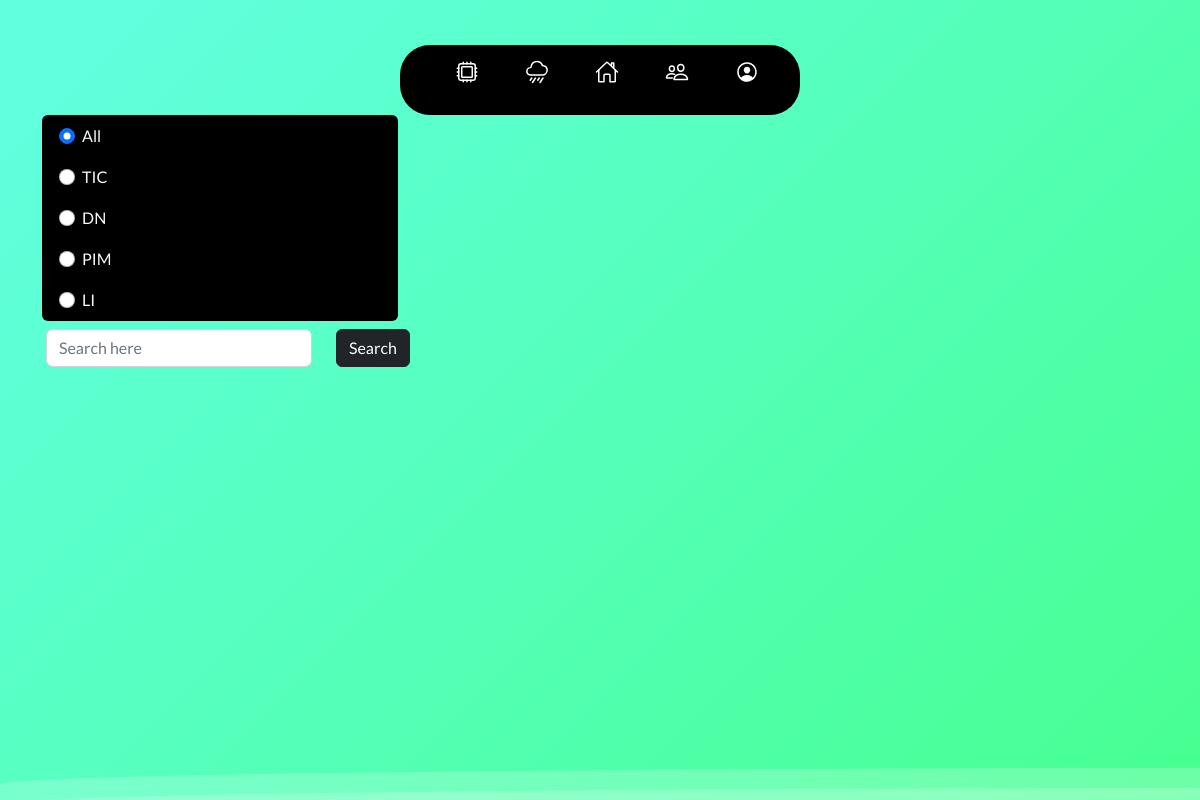
Before: /Pages/home.php (signed in) with the older database file.
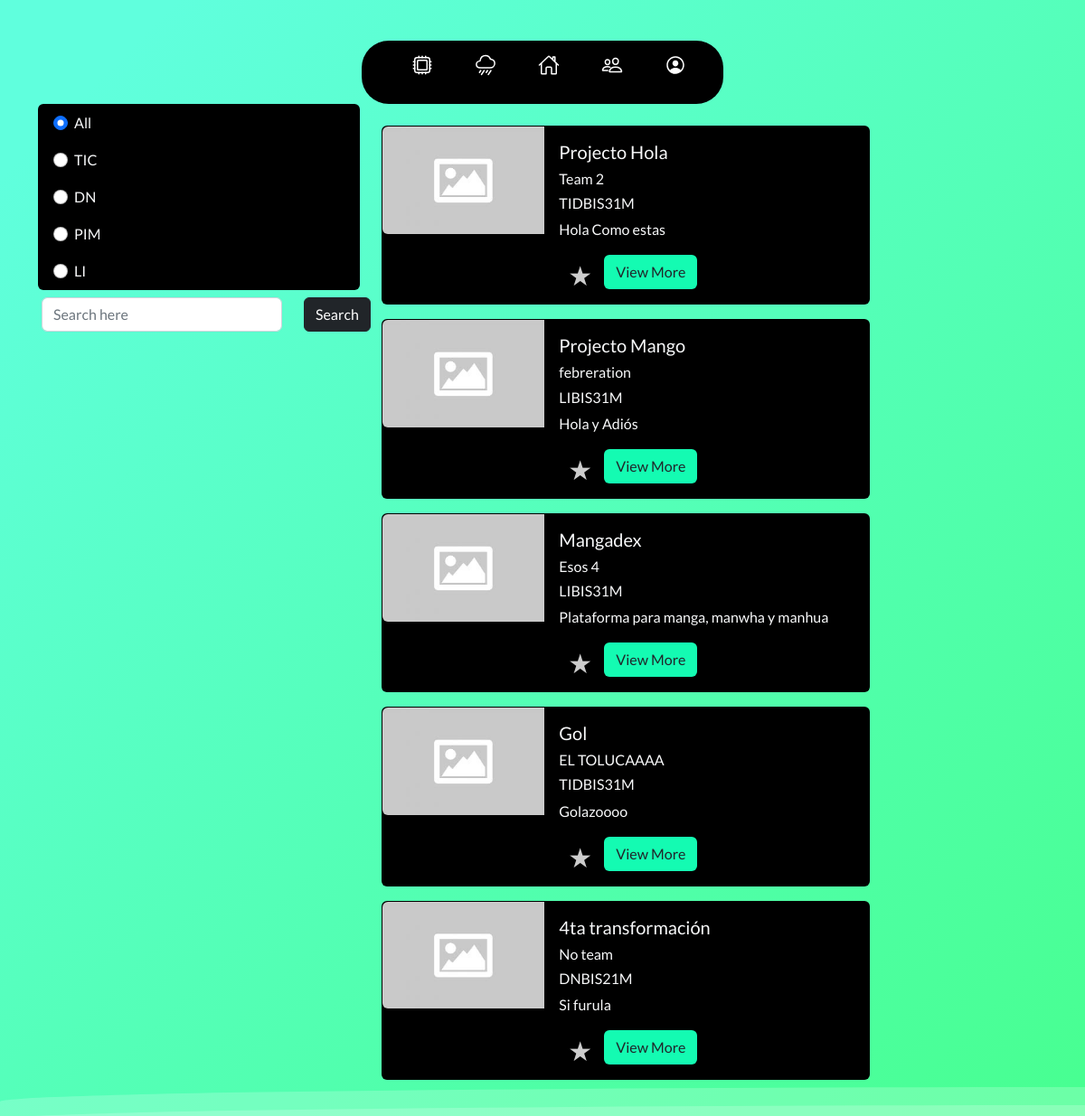
After: the same page with the newer database file.
### tables this page shows
CREATE TABLE `project` (
  `id_project` int(11) NOT NULL,
  `project_name` varchar(100) NOT NULL,
  `Description` text NOT NULL,
  `Logotipos` blob NOT NULL,
  `id_Team` int(11) NOT NULL,
  `id_group` int(11) DEFAULT NULL,
  `Score` varchar(50) NOT NULL,
  `num_score` int(11) NOT NULL,
  `stars` int(11) NOT NULL,
  `Created_at` date NOT NULL,
  `Updated_at` date NOT NULL
);

CREATE TABLE `team` (
  `id_Team` int(11) NOT NULL,
  `name_team` varchar(100) DEFAULT NULL,
  `description_team` varchar(255) DEFAULT NULL,
  `id_project` int(11) DEFAULT NULL,
  `id_Career` int(11) NOT NULL,
  `logo` varchar(255) DEFAULT NULL,
  `code_` int(11) DEFAULT NULL,
  `created_at` date DEFAULT NULL,
  `updated_at` datetime DEFAULT NULL
);

CREATE TABLE `groups` (
  `id_group` int(11) NOT NULL,
  `group_name` varchar(20) NOT NULL,
  `id_career` int(11) NOT NULL,
  `created_at` timestamp NOT NULL DEFAULT current_timestamp() ON UPDATE current_timestamp(),
  `updated_at` datetime NOT NULL
);

### Pages/home.php (the view, shortened to what this page needs)
<?php
if (isset($_SESSION['email'])) {
 ?>
<!DOCTYPE html>
<html lang="en">
<head>
    <link href="https://cdn.jsdelivr.net/npm/bootstrap@5.2.2/dist/css/bootstrap.min.css" rel="stylesheet">
    <link rel="stylesheet" href="../Styles/navbar.css">
    <link rel="stylesheet" href="../Styles/items.css">
    <link rel="stylesheet" href="../Styles/home.css">
</head>
<body>
    <div class="container-sm text-center sticky-top">
        <div class="row">
          <div class="col-12">
            <div class="notch-container">
                <div class="notch">
                    <ul>
                        <li class="notch-list">
                            <a href="../Pages/myproject.php">
                                <span class="notch-icon notch-myproject"><ion-icon name="hardware-chip-outline"></ion-icon></span>
                            </a>
                        </li>
                        <li class="notch-list">
                            <a href="../Pages/ideas.php">
                                <span class="notch-icon notch-ideas"><ion-icon name="rainy-outline"></ion-icon></ion-icon></span>
                            </a>
                        </li>
                        <li class="notch-list">
                            <a href="../Pages/home.php">
                                <span class="notch-icon notch-home"><ion-icon name="home-outline"></ion-icon></span>
                            </a>
                        </li>
                        <li class="notch-list">
                            <a href="../Pages/myteam_join.php">
                                <span class="notch-icon notch-myteam"><ion-icon name="people-outline"></ion-icon></span>
                            </a>
                        </li>
                        <li class="notch-list">
                            <a href="../Pages/myuser.php">
                                <span class="notch-icon notch-myuser"><ion-icon name="person-circle-outline"></ion-icon></span>
                            </a>
                        </li>
                    </ul>
                </div>
            </div>
          </div>
        </div>
      </div>
      <div class="container">
        <div class="row">
          <div class="col-4 ">
            <ul class="list-group ">
                <li class="list-group-item bg-black text-light">
                  <input class="form-check-input me-1" type="radio" name="listGroupRadio" value="" id="all-radio" checked>
                  <label class="form-check-label stretched-link" for="all-radio">All</label>
                </li>
                <li class="list-group-item bg-black text-light">
                  <input class="form-check-input me-1" type="radio" name="listGroupRadio" value="" id="tic-radio">
                  <label class="form-check-label stretched-link" for="tic-radio">TIC</label>
                </li>
                <li class="list-group-item bg-black text-light">
                  <input class="form-check-input me-1" type="radio" name="listGroupRadio" value="" id="dn-radio">
                  <label class="form-check-label stretched-link" for="dn-radio">DN</label>
                </li>
                <li class="list-group-item bg-black text-light">
                    <input class="form-check-input me-1" type="radio" name="listGroupRadio" value="" id="pim-radio">
                    <label class="form-check-label stretched-link" for="pim-radio">PIM</label>
                  </li>
                  <li class="list-group-item bg-black text-light">
                    <input class="form-check-input me-1" type="radio" name="listGroupRadio" value="" id="li-radio">
                    <label class="form-check-label stretched-link" for="li-radio">LI</label>
                  </li>
              </ul>
              <br>
              <div class="d-grid gap-2  mx-auto">
              <form action="../back-end/filter.php" method="POST" class="row g-3">
                <div class="row">
                    <div class="col-10">
                      <input type="text" class="form-control" name="prior-keyword" id="prior-keyword" placeholder="Search here">
                    </div>
                  <div class="col-2">
                      <button type="submit" class="btn btn-dark mb-3">Search</button>
                  </div>
              </div>
              </form>
              </div>
          </div>
          <div class="col-8">
            <?php
            include('../back-end/PDO.php');
            $query_show_all_project="SELECT project.project_name,
            project.Description,
            project.Logotipos,
            team.name_team,
            groups.group_name
            FROM project
            JOIN team
            ON project.id_Team=team.id_Team
            JOIN groups
            ON groups.id_group=project.id_group;";
            $query_show_all_project_ex=$conn->query($query_show_all_project);
            $query_show_all_project_ex->setFetchMode(PDO::FETCH_ASSOC);
            ?>
            <br>
            <?php
                    while ($row = $query_show_all_project_ex->fetch()):?>
              <div class="card mb-3 bg-black text-light" style="max-width: 540px;">
                <div class="row g-0">
                  <div class="col-md-4">
                    <img src="../images/not-found.jpg" class="img-fluid rounded-start" alt="...">
                  </div>
                  <div class="col-md-8">
                    <div class="card-body">
                      <h5 class="card-title" name="project-card-title" id="project-card-title"><?php echo $row['project_name']; ?></h5>
                      <h6 class="card-title" name="project-card-team"  id="project-card-team"><?php echo $row['name_team'];?></h6>
                      <h6 class="card-title" name="project-card-group" id="project-card-group"><?php echo $row['group_name'];?></h6>
                      <p class="card-text"   name="project-card-desc"  id="project-card-desc"><?php echo $row['Description']; ?></p>
                      <div class="rate">
                        <label for="star3" title="text">star</label>
                      </div>
                      <form action="../Pages/homeViewMore.php">
                        <button class="btn btn-happy">View More</button>
                      </form>
                    </div>
                  </div>
                </div>
              </div><?php
              endwhile;?>
              <br>
          </div>
        </div>
      </div>
      <div class="prior-footer sticky-bottom">
          <div class="wave"></div>
          <div class="wave"></div>
       </div>
</body>
</html>
<?php
}else{
     header("Location: ../Pages/login.php");
     exit();
}
 ?>

### Styles/navbar.css (style rules this page uses)
* { font-family: 'Poppins', 'Lato', sans-serif; }
.notch-container { display: flex; justify-content: center; align-items: top; margin-top: 45px; }
.notch { width: 400px; height: 70px; display: flex; justify-content: center; align-items: center; border-radius: 30px; background: rgb(0, 0, 0); }
.notch ul { display: flex; width: 500px; }
.notch ul li { position: relative; list-style: none; width: 70px; height: 70px; z-index: 1; }
.notch ul li a { position: relative; display: flex; justify-content: center; align-items: center; flex-direction: column; width: 100%; text-align: center; font-weight: 500; }
.notch ul li a .notch-icon { position: relative; display: block; line-height: 75px; font-size: 1.5em; text-align: center; transition: 0.1s; color: #fff; }

### Styles/items.css (style rules this page uses)
* { margin: 0; padding: 0; font-family: 'Poppins', 'Lato', sans-serif; }
.rate { float: left; height: 46px; padding: 0 10px; }
.rate:not(:checked) > label { float:right; width:1em; overflow:hidden; white-space:nowrap; cursor:pointer; font-size:30px; color:#ccc; }
.rate:not(:checked) > label:before { content: '★ '; }
.btn-happy { background-color: rgba(20, 251, 178, 1) ; }

### Styles/home.css (style rules this page uses)
* { font-family: 'Poppins', 'Lato', sans-serif; }
body { overflow: auto; background: linear-gradient(315deg, rgba(20, 251, 178, 1) 3%, rgb(49, 250, 149) 38%, rgb(64, 255, 121)68%, rgb(96, 255, 221) 98%); animation: gradient 15s ease infinite; background-size: 400% 400%; background-attachment: fixed; font-family: 'Poppins', 'Lato', sans-serif; }
.wave { background: rgb(255 255 255 / 25%); border-radius: 1000% 1000% 0 0; position: fixed; width: 200%; height: 2em; animation: wave 10s -3s linear infinite; transform: translate3d(0, 0, 0); opacity: 0.8; bottom: 0; left: 0; z-index: -1; }
.wave:nth-of-type(2) { bottom: -1.25em; animation: wave 18s linear reverse infinite; opacity: 0.8; }

Changed rows visible on the page:
added project: project_name "Projecto Hola", id_Team.name_team "Team 2", id_group.group_name "TIDBIS31M", Description "Hola Como estas"
added project: project_name "Projecto Mango", id_Team.name_team "febreration", id_group.group_name "LIBIS31M", Description "Hola y Adiós"
added project: project_name "Mangadex", id_Team.name_team "Esos 4", id_group.group_name "LIBIS31M", Description "Plataforma para manga, manwha y manhua"
added project: project_name "Gol", id_Team.name_team "EL TOLUCAAAA", id_group.group_name "TIDBIS31M", Description "Golazoooo"
added project: project_name "4ta transformación", id_Team.name_team "No team", id_group.group_name "DNBIS21M", Description "Si furula"
